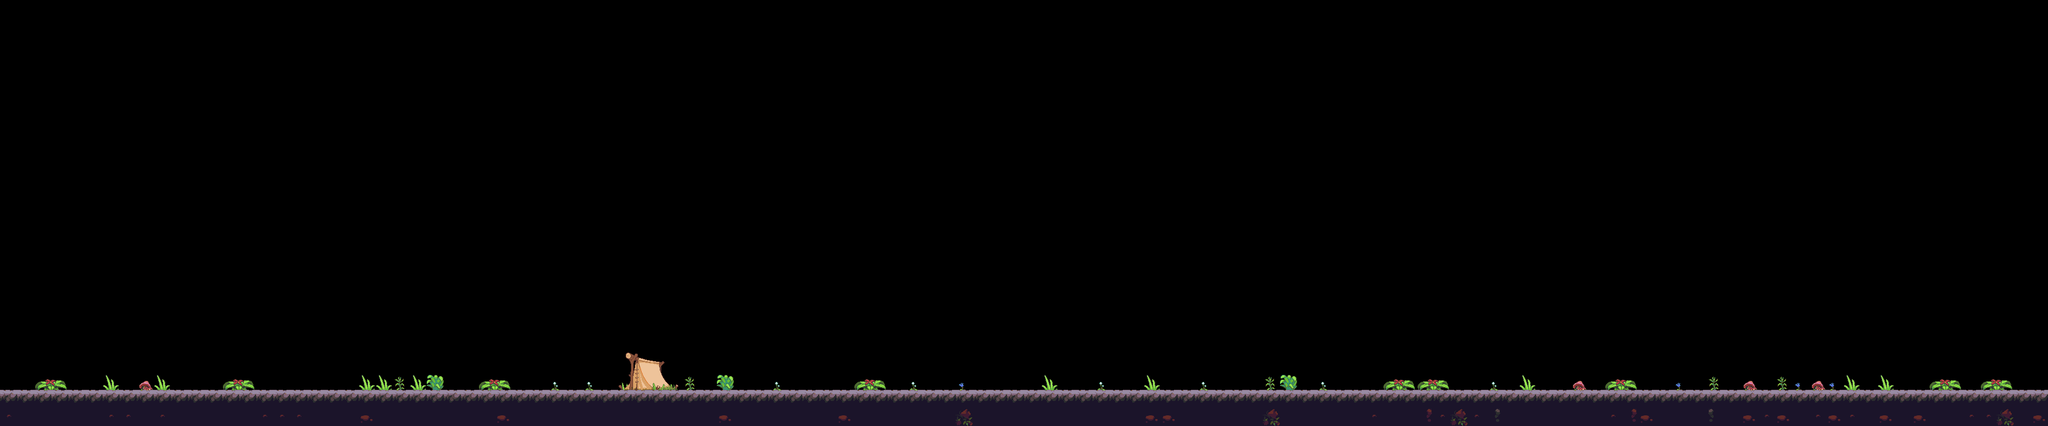

A level layout from a 2D game, rendered from its tile map. Below: a short description, then the map file with tile-grid data replaced by summaries:
An orthogonal 120x25 tile map with 32x32 px tiles, 3 tile layers (B2, B1, Collision), 2 tilesets.

<map version="1.2" tiledversion="1.3.2" orientation="orthogonal" renderorder="right-down" compressionlevel="0" width="120" height="25" tilewidth="32" tileheight="32" infinite="0" nextlayerid="4" nextobjectid="1">
 <tileset firstgid="1" name="Jungle_terrain" tilewidth="32" tileheight="32" tilecount="420" columns="28">
  <image source="Jungle_terrain.png" width="896" height="480" />
 </tileset>
 <tileset firstgid="421" name="objects" tilewidth="32" tileheight="32" tilecount="91" columns="13">
  <image source="objects.PNG" width="416" height="224" />
 </tileset>
 <layer id="3" name="B2" width="120" height="25">
  <data>[3000 cells, 64 non-empty, 20 distinct tile ids]</data>
 </layer>
 <layer id="1" name="B1" width="120" height="25">
  <data>[3000 cells, 120 non-empty, 1 distinct tile ids]</data>
 </layer>
 <layer id="2" name="Collision" width="120" height="25">
  <data>[3000 cells, 240 non-empty, 8 distinct tile ids]</data>
 </layer>
</map>
